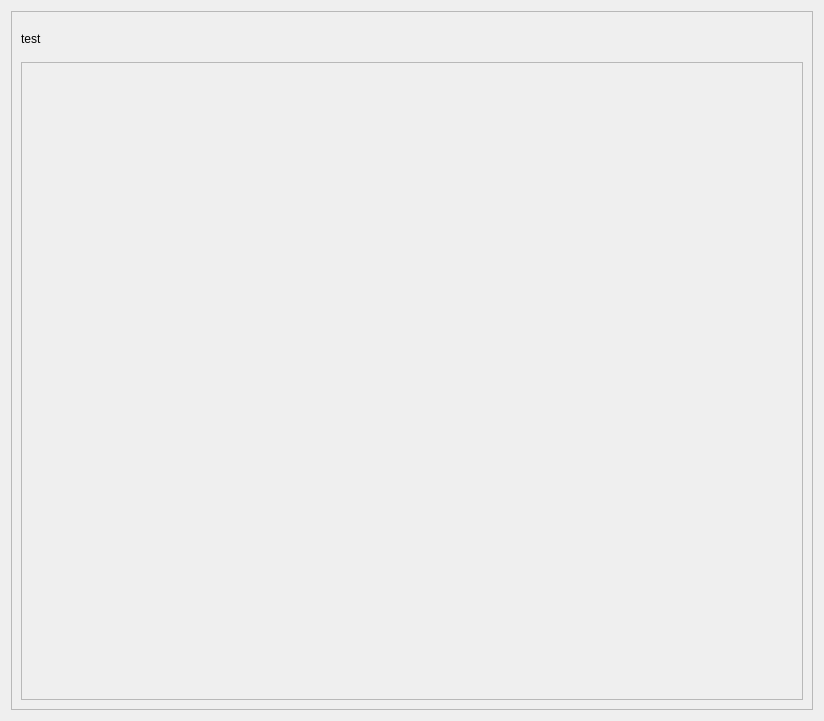
<?xml version="1.0" encoding="UTF-8"?>
<ui version="4.0">
 <class>Form</class>
 <widget class="QWidget" name="Form">
  <property name="geometry">
   <rect>
    <x>0</x>
    <y>0</y>
    <width>824</width>
    <height>721</height>
   </rect>
  </property>
  <property name="windowTitle">
   <string>Form</string>
  </property>
  <layout class="QHBoxLayout" name="horizontalLayout">
   <item>
    <widget class="QFrame" name="frame">
     <property name="frameShape">
      <enum>QFrame::StyledPanel</enum>
     </property>
     <property name="frameShadow">
      <enum>QFrame::Raised</enum>
     </property>
     <layout class="QVBoxLayout" name="verticalLayout">
      <item>
       <widget class="QLabel" name="label">
        <property name="minimumSize">
         <size>
          <width>0</width>
          <height>35</height>
         </size>
        </property>
        <property name="maximumSize">
         <size>
          <width>16777215</width>
          <height>35</height>
         </size>
        </property>
        <property name="text">
         <string>test</string>
        </property>
       </widget>
      </item>
      <item>
       <widget class="QFrame" name="frame_2">
        <property name="frameShape">
         <enum>QFrame::StyledPanel</enum>
        </property>
        <property name="frameShadow">
         <enum>QFrame::Raised</enum>
        </property>
       </widget>
      </item>
     </layout>
    </widget>
   </item>
  </layout>
 </widget>
 <resources/>
 <connections/>
</ui>
